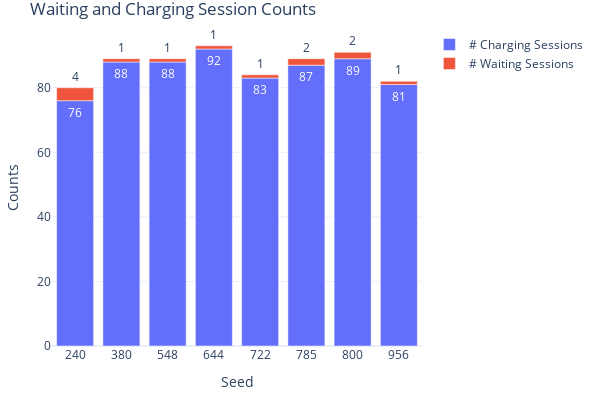

Notebook code cell kept with this figure:
### Markdown cell above
#### 5.3 Charging and Waiting Sessions

### Code cell
fig = go.Figure(
    data=[
        go.Bar(
            name="# Charging Sessions",
            x=count_stats['param_value'],
            y=count_stats['cs_count'],
            offsetgroup=1,
            text=count_stats['cs_count'],
            textposition='auto',
        ),
        go.Bar(
            name="# Waiting Sessions",
            x=count_stats['param_value'],
            y=count_stats['wait_count'],
            offsetgroup=1,
            base=count_stats['cs_count'],
            text=count_stats['wait_count'],
            textposition='auto',
        )
    ],
    layout=go.Layout(
        title="Waiting and Charging Session Counts",
        yaxis_title="Counts", 
        xaxis_title="Seed", width=600, height=400
        
    )
)
fig.update_xaxes(type='category')
fig.update_layout(margin=dict(l=20, r=20, t=30, b=20), uniformtext_minsize=8, uniformtext_mode='hide', template='plotly_white')
fig.show()

### Figure 1 — Plotly figure (JSON) as saved in the notebook; plotly's stock layout.template omitted (floating-point values rounded to 4 significant figures)
{"data": [{"name": "# Charging Sessions", "offsetgroup": "1", "text": [76, 88, 88, 92, 83, 87, 89, 81], "textposition": "auto", "type": "bar", "x": ["240", "380", "548", "644", "722", "785", "800", "956"], "y": [76, 88, 88, 92, 83, 87, 89, 81]}, {"base": [76, 88, 88, 92, 83, 87, 89, 81], "name": "# Waiting Sessions", "offsetgroup": "1", "text": [4, 1, 1, 1, 1, 2, 2, 1], "textposition": "auto", "type": "bar", "x": ["240", "380", "548", "644", "722", "785", "800", "956"], "y": [4, 1, 1, 1, 1, 2, 2, 1]}], "layout": {"height": 400, "margin": {"b": 20, "l": 20, "r": 20, "t": 30}, "title": {"text": "Waiting and Charging Session Counts"}, "uniformtext": {"minsize": 8, "mode": "hide"}, "width": 600, "xaxis": {"autorange": true, "range": [-0.5, 7.5], "title": {"text": "Seed"}, "type": "category"}, "yaxis": {"autorange": true, "range": [0, 97.89], "title": {"text": "Counts"}, "type": "linear"}}}
